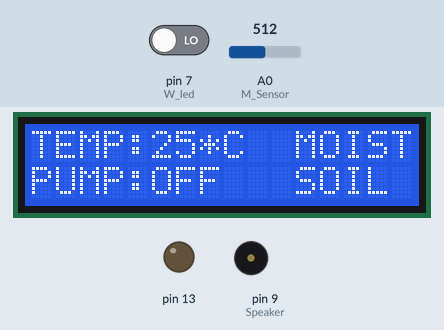
This sketch was run on a simulated Arduino Uno, built with avr-gcc and run on an emulated ATmega328P. Parts: 16×2 character LCD, output pins drawn as LEDs (lit = HIGH), buzzer (waves = sounding). The inputs (shaded band) are chosen by the test bench; at power-on: A0 (M_Sensor) = 512, pin 7 (W_led) LOW.

Above: at 1.2 s.
1.3 s: A0 (M_Sensor) set to 684
3.2 s: A0 (M_Sensor) set to 708
At 4.6 s:
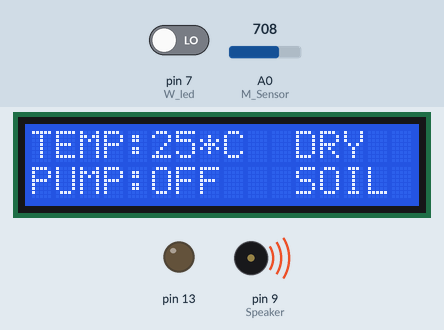
At 7.1 s:
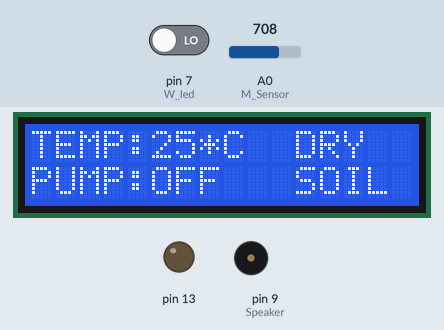
7.3 s: A0 (M_Sensor) set to 290
At 8.7 s:
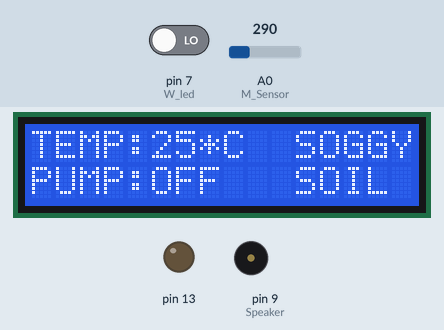
Timing chart, 0 to 10.3 s (numbered marks = the images above; inputs shaded):
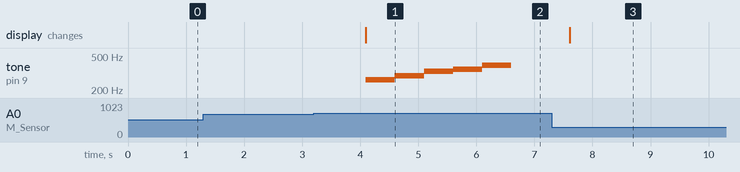

The sketch:

Irrigation.ino
```cpp
//#include <LiquidCrystal.h>
//int carCount = 0;
//int storeCount = 0;
//
//int temp1 = A0;
//int temp2 = A1;
//int temp3 = A2;
//int temp4 = A3;
//int tempRead1,tempRead2,tempRead3,tempRead4;
//float countTemp1,countTemp2,countTemp3,countTemp4;
//float finalTemp;
//
//int fan = 3;
//int heat = 2;
//int light = 1;
//
//int LDR = A4;
//int LDRRead;
//float LDRConvert;
//
//int carEnternce = 7;
//int carEnternceRead;
//int carOut = 6;
//int carOutRead;
//
//int storEnternce = 5;
//int storEnternceRead;
//int storOut = 4;
//int storOutRead;
//
//LiquidCrystal Lcd(13,12,11,10,9,8);
//
//int carLimit = 32;
//int storeLimit = 50;
//
//void IN_Read_CAR(){
//  carCount++;
//}
//
//void OUT_Read_CAR(){
//  carCount--;
//}
//
//void IN_Read_STORE(){
//  storeCount++;
//}
//
//void OUT_Read_STORE(){
//  storeCount--;
//}
//void setup() {
//  Lcd.begin(16,2);
//
//  pinMode(temp1,INPUT);
//  pinMode(temp2,INPUT);
//  pinMode(temp3,INPUT);
//  pinMode(temp4,INPUT);
//
//  pinMode(LDR,INPUT);
//
//  pinMode(carEnternce,INPUT);
//  pinMode(carOut,INPUT);
//
//  pinMode(storEnternce,INPUT);
//  pinMode(storOut,INPUT);
//
//  pinMode(fan,OUTPUT);
//  pinMode(heat,OUTPUT);
//  pinMode(light,OUTPUT);
//}
//
//void loop() {
//
//
//  tempRead1 = analogRead(temp1);
//  tempRead2 = analogRead(temp2);
//  tempRead3 = analogRead(temp3);
//  tempRead4 = analogRead(temp4);
//
//  countTemp1 = ((tempRead1/1024.8)*5000)/10;
//  countTemp2 = ((tempRead2/1024.8)*5000)/10;
//  countTemp3 = ((tempRead3/1024.8)*5000)/10;
//  countTemp4 = ((tempRead4/1024.8)*5000)/10;
//
//  finalTemp = (countTemp1+countTemp2+countTemp3+countTemp4)/4;
//
//  LDRRead = analogRead(LDR);
//  //LDRConvert = map(LDRRead,0,1023,0.0,200.0);
//
//
//  carEnternceRead = digitalRead(carEnternce);
//  carOutRead = digitalRead(carOut);
//
//  storEnternceRead = digitalRead(storEnternce);
//  storOutRead = digitalRead(storOut);
//
//  Lcd.setCursor(0,0);
//  Lcd.print("Welcome to Store");
//  Lcd.setCursor(0,1);
//  Lcd.print(finalTemp);
//  Lcd.setCursor(1,0);
//  Lcd.print(LDRRead);
//  delay(1000);
//  Lcd.clear();
//
//  if(carEnternceRead == HIGH){
//    IN_Read_CAR();
//  }
//  if(carOutRead == HIGH){
//    OUT_Read_CAR();
//  }
//
//  if(storEnternceRead == HIGH){
//    IN_Read_STORE();
//  }
//  if(storOutRead == HIGH){
//    OUT_Read_STORE();
//  }
//
//  if(finalTemp < 25){
//    digitalWrite(3,LOW);
//    digitalWrite(2,HIGH);
//  }else{
//    digitalWrite(3,HIGH);
//    digitalWrite(2,LOW);
//  }
//
//  if(LDRRead == HIGH){
//    digitalWrite(1,HIGH);
//  }else{
//    digitalWrite(1,LOW);
//  }
//
//    if(storeCount <= 50){
//    digitalWrite(0,LOW);
//  }else{
//    digitalWrite(0,HIGH);
//  }
//
//
//  if(carCount <= 0){
//    Lcd.setCursor(0,0);
//    Lcd.print("No Car In Park");
//    delay(1000);
//    Lcd.clear();
//  }else{
//    Lcd.setCursor(0,0);
//    Lcd.print(carCount);
//    Lcd.setCursor(0,1);
//    Lcd.print("Car In Park");
//    delay(1000);
//    Lcd.clear();
//  }
//
//
//  if(storeCount <= 0){
//    Lcd.setCursor(0,0);
//    Lcd.print("No Body In Store");
//    delay(1000);
//    Lcd.clear();
//  }else{
//    Lcd.setCursor(0,0);
//    Lcd.print(storeCount);
//    Lcd.setCursor(0,1);
//    Lcd.print("Peoples In Store");
//    delay(1000);
//    Lcd.clear();
//  }
//
//
//
//
//}


#include <LiquidCrystal.h> //LCD Library

#define NOTE_C4 262
#define NOTE_D4 294
#define NOTE_E4 330
#define NOTE_F4 349
#define NOTE_G4 392
#define NOTE_A4 440
#define NOTE_B4 494
#define NOTE_C5 523

int temp;
int T_Sensor = A4;
int M_Sensor = A0;
int W_led = 7;
int P_led = 13;
int Speaker = 9;
int val;
int cel;

LiquidCrystal lcd(12, 11, 5, 4, 3, 2);

void setup()
 {
    lcd.begin(16, 2);
    lcd.clear();
    pinMode(13,OUTPUT);
    pinMode(7,INPUT);
    pinMode(9,OUTPUT);

    val = analogRead(T_Sensor); //Read Temperature sensor value
    int mv = ( val/1024.0)*5000;
    cel = mv/10;

}

void loop()
{

  lcd.clear();
  int Moisture = analogRead(M_Sensor); //Read Moisture Sensor Value

  lcd.setCursor(0,0);
  lcd.print("TEMP:");
  lcd.setCursor(5,0);
  lcd.print(cel);
  lcd.setCursor(7,0);
  lcd.print("*C");

 if (Moisture> 700)   // for dry soil
  {
        lcd.setCursor(11,0);
        lcd.print("DRY");
        lcd.setCursor(11,1);
        lcd.print("SOIL");
       if (digitalRead(W_led)==1) //test the availability of water in storage
       {
         digitalWrite(13, HIGH);
         lcd.setCursor(0,1);
         lcd.print("PUMP:ON");
       }
       else
       {
         digitalWrite(13, LOW);
         lcd.setCursor(0,1);
         lcd.print("PUMP:OFF");

           tone(Speaker, NOTE_C4, 500);
           delay(500);
           tone(Speaker, NOTE_D4, 500);
           delay(500);
           tone(Speaker, NOTE_E4, 500);
           delay(500);
           tone(Speaker, NOTE_F4, 500);
           delay(500);
           tone(Speaker, NOTE_G4, 500);
           delay(500);
       }
    }

     if (Moisture>= 300 && Moisture<=700) //for Moist Soil
    {
      lcd.setCursor(11,0);
     lcd.print("MOIST");
     lcd.setCursor(11,1);
     lcd.print("SOIL");
     digitalWrite(13,LOW);
     lcd.setCursor(0,1);
     lcd.print("PUMP:OFF");
  }

  if (Moisture < 300)  // For Soggy soil
  {
    lcd.setCursor(11,0);
     lcd.print("SOGGY");
     lcd.setCursor(11,1);
     lcd.print("SOIL");
     digitalWrite(13,LOW);
     lcd.setCursor(0,1);
     lcd.print("PUMP:OFF");
  }
 delay(1000);
}
```

Measured:
- the behaviour switches between 700 and 701 on A0 (M_Sensor) (found by bisection; images 0 and 1)
- after the input at 1.3 s, every drawn part: stays the same
- after the input at 3.2 s, tone on pin 9 (Speaker): plays 262 Hz for 0.50 s, 294 Hz for 0.50 s, 330 Hz for 0.50 s, 349 Hz for 0.50 s, 392 Hz for 0.50 s, starting after 0.90 s; the display: changes after 0.90 s (image 1)
- after the input at 7.3 s, tone on pin 9 (Speaker): stops changing and stays silent; the display: changes after 0.31 s (image 3)
